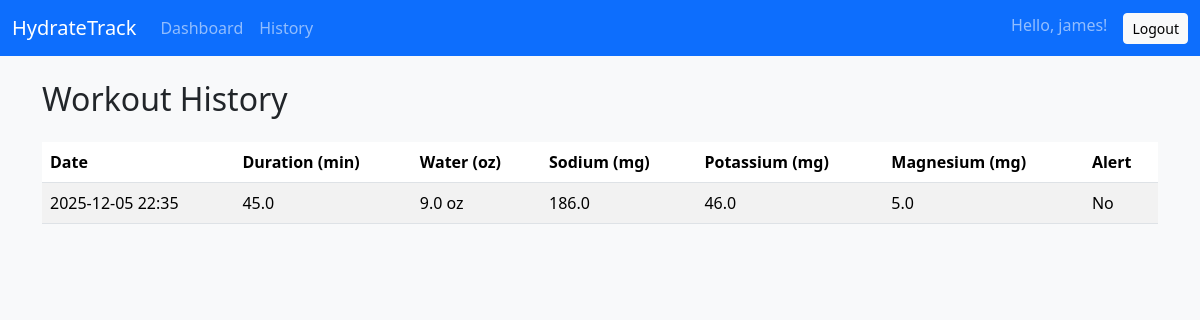
The app's page /history (signed in) with its own data.
### models.py (models this page shows, shortened)
class User(UserMixin, db.Model):
    id = db.Column(db.Integer, primary_key=True)
    username = db.Column(db.String(80), unique=True, nullable=False)
    password_hash = db.Column(db.String(200), nullable=False)
    weight_kg = db.Column(db.Float)      # stored in kilograms for consistency
    sex = db.Column(db.String(10))       # "male" or "female"
    daily_goal_oz = db.Column(db.Float)  # personalized hydration goal (oz)
    access_token = db.Column(db.Text)
    refresh_token = db.Column(db.Text)
    expires_at = db.Column(db.Integer)
    created_at = db.Column(db.DateTime, default=datetime.utcnow)
    water_today_oz = db.Column(db.Float, default=0.0)
    water_last_reset = db.Column(db.Date, default=date.today)
    sessions = db.relationship("WorkoutSession", backref="user", lazy=True)

class WorkoutSession(db.Model):
    id = db.Column(db.Integer, primary_key=True)
    user_id = db.Column(db.Integer, db.ForeignKey("user.id"))
    strava_activity_id = db.Column(db.Text, unique=True)
    weight_kg = db.Column(db.Float)
    duration_min = db.Column(db.Float)
    calories = db.Column(db.Float)
    avg_heart_rate = db.Column(db.Float)
    temperature_c = db.Column(db.Float)
    sweat_rate = db.Column(db.Float)           # L/hr
    total_sweat_loss = db.Column(db.Float)     # L
    water_needed_ml = db.Column(db.Float)      # ml required
    sodium_mg = db.Column(db.Float)
    potassium_mg = db.Column(db.Float)
    magnesium_mg = db.Column(db.Float)
    dehydration_alert = db.Column(db.Boolean, default=False)
    timestamp = db.Column(db.DateTime, default=datetime.utcnow)

### app.py (the view)
@app.route("/history")
@login_required
def history():
    sessions = (
        WorkoutSession.query.filter_by(user_id=current_user.id)
        .order_by(WorkoutSession.timestamp.desc())
        .all()
    )
    return render_template("history.html", sessions=sessions)

### app.py (called while the page is built)
@login_manager.user_loader
def load_user(user_id):
    return User.query.get(int(user_id))

### templates/history.html
{% extends "layout.html" %}
{% block content %}
<h2 class="mb-4">Workout History</h2>
{% if sessions|length == 0 %}
    <p>No activity recorded yet.</p>
{% else %}
    <table class="table table-striped">
        <thead>
            <tr>
                <th>Date</th>
                <th>Duration (min)</th>
                <th>Water (oz)</th>
                <th>Sodium (mg)</th>
                <th>Potassium (mg)</th>
                <th>Magnesium (mg)</th>
                <th>Alert</th>
            </tr>
        </thead>
        <tbody>
            {% for s in sessions %}
            <tr>
                <td>{{ s.timestamp.strftime('%Y-%m-%d %H:%M') }}</td>
                <td>{{ s.duration_min }}</td>
                <td>{{ ((s.water_needed_ml or 0) / 29.5735) | round(1) }} oz</td>
                <td>{{ (s.sodium_mg or 0) | round(0) }}</td>
                <td>{{ (s.potassium_mg or 0) | round(0) }}</td>
                <td>{{ (s.magnesium_mg or 0) | round(0) }}</td>
                <td>
                    {% if s.dehydration_alert %}
                        <span class="text-danger fw-bold">⚠ Yes</span>
                    {% else %}
                        No
                    {% endif %}
                </td>
            </tr>
            {% endfor %}
        </tbody>
    </table>
{% endif %}
{% endblock %}

### templates/layout.html (shortened to what this page needs)
<!DOCTYPE html>
<html lang="en">
<head>
    <link href="https://cdn.jsdelivr.net/npm/bootstrap@5.3.2/dist/css/bootstrap.min.css" rel="stylesheet">
</head>
<body class="bg-light">
<nav class="navbar navbar-expand-lg navbar-dark bg-primary">
    <div class="container-fluid">
        <a class="navbar-brand" href="/">HydrateTrack</a>
        <div class="collapse navbar-collapse">
            <ul class="navbar-nav me-auto mb-2 mb-lg-0">
                {% if current_user.is_authenticated %}
                <li class="nav-item">
                    <a class="nav-link" href="/">Dashboard</a>
                </li>
                <li class="nav-item">
                    <a class="nav-link" href="/history">History</a>
                </li>
                {% endif %}
            </ul>
            <ul class="navbar-nav">
                {% if current_user.is_authenticated %}
                <li class="nav-item">
                    <span class="navbar-text me-3">Hello, {{ current_user.username }}!</span>
                </li>
                <li class="nav-item">
                    <a class="btn btn-light btn-sm" href="/logout">Logout</a>
                </li>
                {% else %}
                <li class="nav-item"><a class="btn btn-light btn-sm" href="/login">Login</a></li>
                {% endif %}
            </ul>
        </div>
    </div>
</nav>
<div class="container mt-4">
    {% block content %}{% endblock %}
</div>
</body>
</html>

### records on screen
User: username "james"
WorkoutSession: timestamp "2025-12-05 22:35", duration_min "45.0", ((s.water_needed_mlor0)/29.5735)|round(1) "9.0", sodium_mg "186.0", potassium_mg "46.0", magnesium_mg "5.0", dehydration_alert "No"
